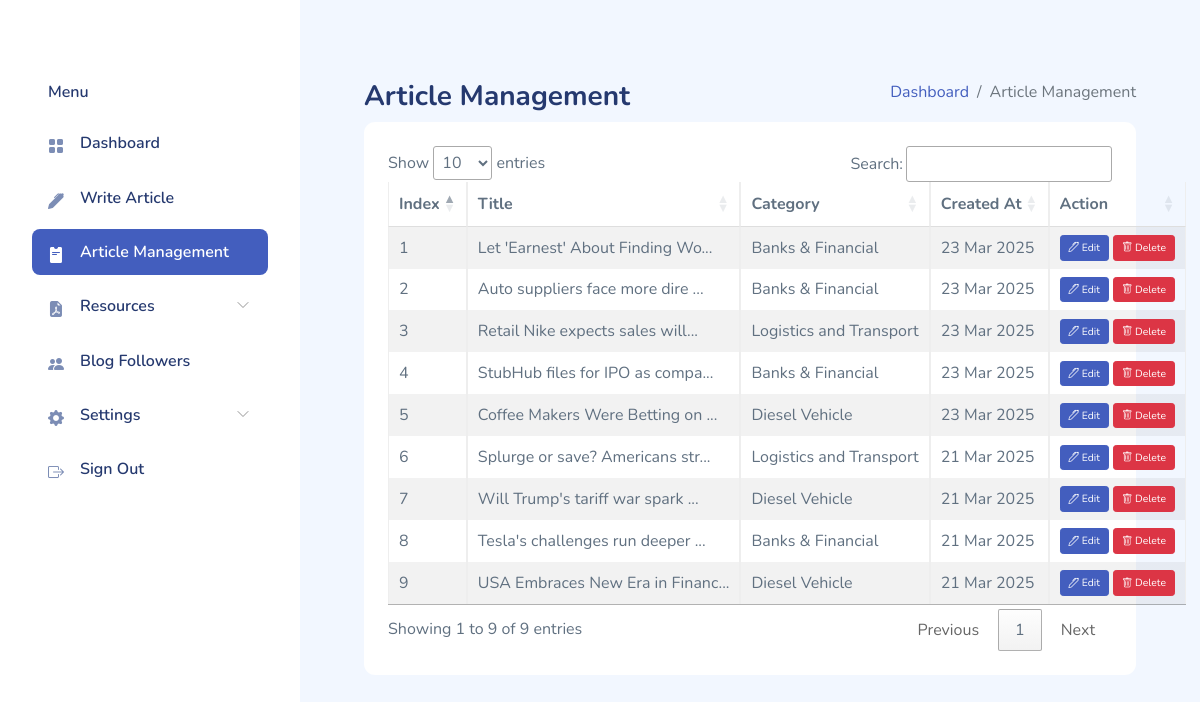
/article-management/ (signed in), run on an earlier commit of the app's database.
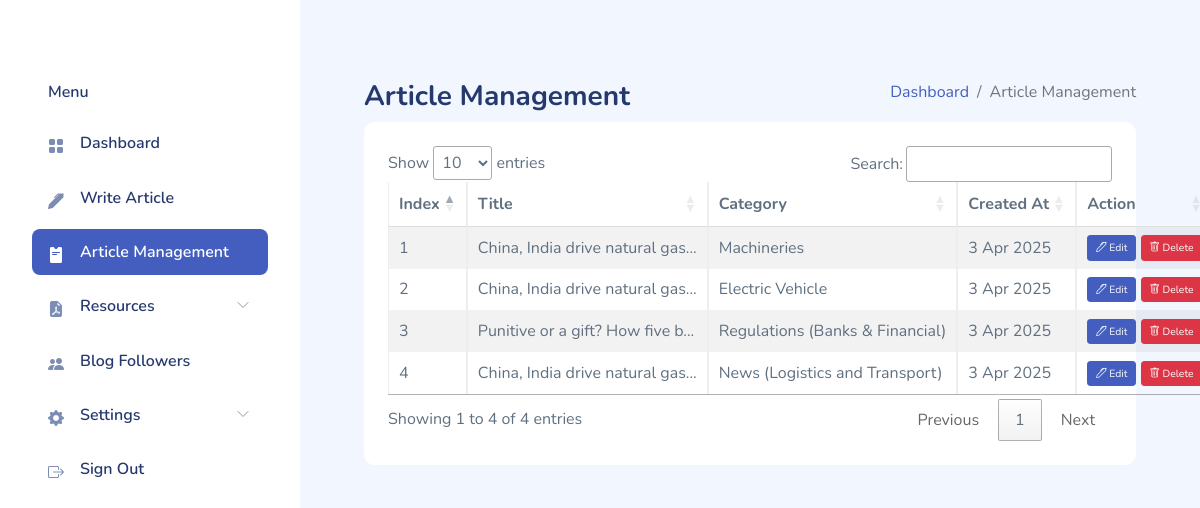
And on a later commit of the database.
### admin_app/models.py (models this page shows, shortened)
class Article(models.Model):
    def get_article_types():
        submenu_choices = [(submenu.name, submenu.name) for submenu in SubMenu.objects.all()]
        mainmenu_choices = [(mainmenu.name, mainmenu.name) for mainmenu in MainMenu.objects.filter(submenus__isnull=True)]
        return submenu_choices + mainmenu_choices
    title = models.CharField(max_length=200)
    slug = models.SlugField(unique=True, blank=True)
    content = FroalaField(theme='dark')
    thumbnail = models.ImageField(upload_to=thumbnail_upload_to)
    news_type = models.CharField(
        max_length=50,
        choices=get_article_types, verbose_name="Article Category"
    )
    created_at = models.DateTimeField(default=timezone.now)
    updated_at = models.DateTimeField(auto_now=True)
    class Meta:
        ordering = ['-created_at']

### admin_app/views.py (the view)
# urls.py: path("article-management/", ArticleManagement.as_view(), name="article-management-view"),
class ArticleManagement(AuthRequiredMixin, TemplateView):
    template_name = "admin_templates/article-management.html"
    def get_context_data(self, *args, **kwargs):
        context = super().get_context_data(*args, **kwargs)
        articles = Article.objects.only('id', 'title', 'thumbnail', 'created_at', 'updated_at').all()
        context['articles'] = articles
        return context

### admin_app/views.py (called while the page is built)
    def dispatch(self, request, *args, **kwargs):
        if not request.user.is_authenticated:
            return redirect(self.login_url)
        return super().dispatch(request, *args, **kwargs)

### templates/admin_templates/article-management.html (shortened to what this page needs)
{% extends 'admin_templates/base.html' %}
{% block 'main-page-content' %}
<div class="page-heading">
    <div class="page-title">
        <div class="row">
            <div class="col-12 col-md-6 order-md-1 order-last">
                <h3>Article Management</h3>
            </div>
            <div class="col-12 col-md-6 order-md-2 order-first">
                <nav aria-label="breadcrumb" class="breadcrumb-header float-start float-lg-end">
                    <ol class="breadcrumb">
                        <li class="breadcrumb-item">
                            <a href="{% url 'admin-index-view' %}" hx-get="{% url 'admin-index-view' %}"
                                hx-target="#main-content" hx-swap="innerHTML" hx-push-url="true">Dashboard</a>
                        </li>
                        <li class="breadcrumb-item active" aria-current="page">Article Management</li>
                    </ol>
                </nav>
            </div>
        </div>
    </div>
    <section class="section">
        <div class="card">
            <div class="card-body">
                <div class="row">
                    <div class="col-md-12">
                        <table id="articleDataTable" class="table nowrap table-striped table-bordered dt-responsive"
                            style="width:100%">
                            <thead>
                                <tr>
                                    <th>Index</th>
                                    <th>Title</th>
                                    <th>Category</th>
                                    <th>Created At</th>
                                    <th>Action</th>
                                </tr>
                            </thead>
                            <tbody>
                                {% for article in articles %}
                                <tr data-slug="{{ article.slug }}">
                                    <td>{{ forloop.counter }}</td>
                                    <td>{{ article.title|slice:30 }}...</td>
                                    <td>{{ article.news_type }}</td>
                                    <td>{{ article.created_at|date:"j M Y" }}</td>
                                    <td>
                                        <a href="{% url 'update-article-view' article.slug %}"
                                            class="btn btn-primary btn-sm"><i class="bi bi-pen"></i> Edit</a>
                                            <a href="#" class="btn btn-danger btn-sm delete-btn"
                                                data-slug="{{ article.slug }}">
                                                <i class="bi bi-trash"></i> Delete
                                            </a>
                                    </td>
                                </tr>
                                {% endfor %}
                            </tbody>
                        </table>
                    </div>
                </div>
            </div>
        </div>
    </section>
</div>
{% endblock %}

What changed in the data, as far as the page shows it:
removed Article: title "Let 'Earnest' About Finding Wo", news_type "Banks & Financial", created_at "23 Mar 2025"
removed Article: title "Auto suppliers face more dire", news_type "Banks & Financial", created_at "23 Mar 2025"
removed Article: title "Retail Nike expects sales will", news_type "Logistics and Transport", created_at "23 Mar 2025"
removed Article: title "StubHub files for IPO as compa", news_type "Banks & Financial", created_at "23 Mar 2025"
removed Article: title "Coffee Makers Were Betting on", news_type "Diesel Vehicle", created_at "23 Mar 2025"
removed Article: title "Splurge or save? Americans str", news_type "Logistics and Transport", created_at "21 Mar 2025"
removed Article: title "Will Trump's tariff war spark", news_type "Diesel Vehicle", created_at "21 Mar 2025"
removed Article: title "Tesla's challenges run deeper", news_type "Banks & Financial", created_at "21 Mar 2025"
removed Article: title "USA Embraces New Era in Financ", news_type "Diesel Vehicle", created_at "21 Mar 2025"
added Article: title "China, India drive natural gas", news_type "Machineries", created_at "3 Apr 2025"
added Article: title "China, India drive natural gas", news_type "Electric Vehicle", created_at "3 Apr 2025"
added Article: title "Punitive or a gift? How five b", news_type "Regulations (Banks & Financial)", created_at "3 Apr 2025"
added Article: title "China, India drive natural gas", news_type "News (Logistics and Transport)", created_at "3 Apr 2025"
Also different on the page:
text written by a page script: "Show entries Search: Showing 1 to 9 of 9 entries Previous 1 Next" → "Show entries Search: Showing 1 to 4 of 4 entries Previous 1 Next"
